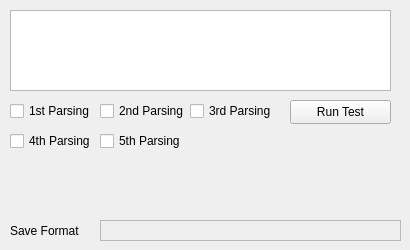
      <widget class="QWidget" name="CaptureCleanupTab">
       <attribute name="title">
        <string>Capture Cleanup</string>
       </attribute>
       <widget class="QPushButton" name="run_test_button">
        <property name="geometry">
         <rect>
          <x>290</x>
          <y>100</y>
          <width>101</width>
          <height>24</height>
         </rect>
        </property>
        <property name="text">
         <string>Run Test</string>
        </property>
       </widget>
       <widget class="QCheckBox" name="checkBox_21">
        <property name="geometry">
         <rect>
          <x>10</x>
          <y>100</y>
          <width>91</width>
          <height>22</height>
         </rect>
        </property>
        <property name="text">
         <string>1st Parsing</string>
        </property>
       </widget>
       <widget class="QCheckBox" name="third_parsing_checkbox_2">
        <property name="geometry">
         <rect>
          <x>190</x>
          <y>100</y>
          <width>91</width>
          <height>22</height>
         </rect>
        </property>
        <property name="text">
         <string>3rd Parsing</string>
        </property>
       </widget>
       <widget class="QCheckBox" name="fourth_parsing_checkbox_2">
        <property name="geometry">
         <rect>
          <x>10</x>
          <y>130</y>
          <width>91</width>
          <height>22</height>
         </rect>
        </property>
        <property name="text">
         <string>4th Parsing</string>
        </property>
       </widget>
       <widget class="QCheckBox" name="second_parsing_checkbox">
        <property name="geometry">
         <rect>
          <x>100</x>
          <y>100</y>
          <width>91</width>
          <height>22</height>
         </rect>
        </property>
        <property name="text">
         <string>2nd Parsing</string>
        </property>
       </widget>
       <widget class="QCheckBox" name="fifth_parsing_checkbox_2">
        <property name="geometry">
         <rect>
          <x>100</x>
          <y>130</y>
          <width>91</width>
          <height>22</height>
         </rect>
        </property>
        <property name="text">
         <string>5th Parsing</string>
        </property>
       </widget>
       <widget class="QTextEdit" name="save_format_cleanup_textedit">
        <property name="enabled">
         <bool>false</bool>
        </property>
        <property name="geometry">
         <rect>
          <x>100</x>
          <y>220</y>
          <width>301</width>
          <height>21</height>
         </rect>
        </property>
        <property name="verticalScrollBarPolicy">
         <enum>Qt::ScrollBarAlwaysOff</enum>
        </property>
        <property name="horizontalScrollBarPolicy">
         <enum>Qt::ScrollBarAlwaysOff</enum>
        </property>
       </widget>
       <widget class="QLabel" name="SaveFormat_Label">
        <property name="geometry">
         <rect>
          <x>10</x>
          <y>220</y>
          <width>81</width>
          <height>21</height>
         </rect>
        </property>
        <property name="text">
         <string>Save Format</string>
        </property>
       </widget>
       <widget class="QListWidget" name="CaptureCleanupTabList">
        <property name="geometry">
         <rect>
          <x>10</x>
          <y>10</y>
          <width>381</width>
          <height>81</height>
         </rect>
        </property>
       </widget>
      </widget>
